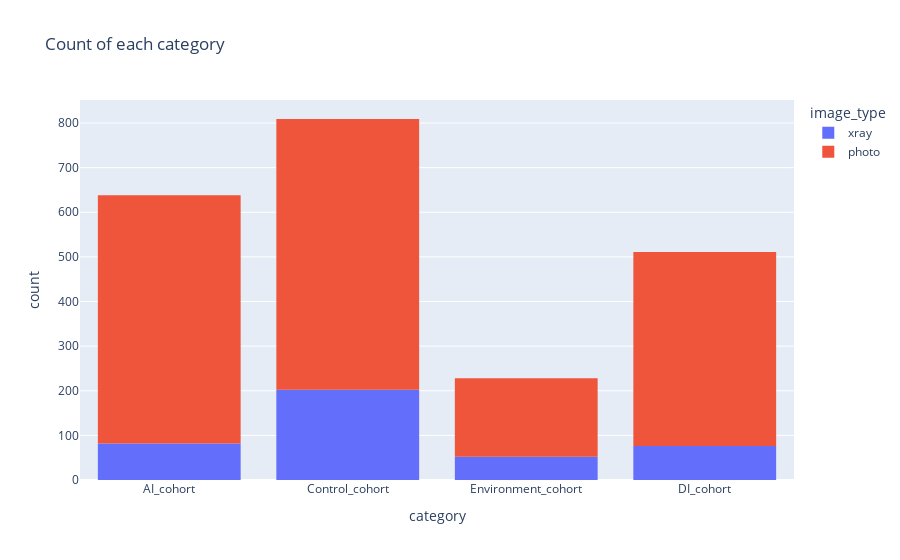

Here is the notebook cell this chart was saved with:
### Code cell
# visualize count of each category 
import plotly.express as px
fig = px.histogram(df, x="category", color="image_type", title="Count of each category")
fig.show()

# calculate number of images in each category and image_type
df.groupby(['category', 'image_type']).size()

### Figure 1 — Plotly figure (JSON) as saved in the notebook; plotly's stock layout.template omitted (floating-point values rounded to 4 significant figures; data arrays with more than 128 entries replaced by an {"elided": "..."} marker saying what was removed)
{"data": [{"alignmentgroup": "True", "bingroup": "x", "hovertemplate": "image_type=xray<br>category=%{x}<br>count=%{y}<extra></extra>", "legendgroup": "xray", "marker": {"color": "#636efa", "pattern": {"shape": ""}}, "name": "xray", "offsetgroup": "xray", "orientation": "v", "showlegend": true, "type": "histogram", "x": {"elided": "412 str values"}, "xaxis": "x", "yaxis": "y"}, {"alignmentgroup": "True", "bingroup": "x", "hovertemplate": "image_type=photo<br>category=%{x}<br>count=%{y}<extra></extra>", "legendgroup": "photo", "marker": {"color": "#EF553B", "pattern": {"shape": ""}}, "name": "photo", "offsetgroup": "photo", "orientation": "v", "showlegend": true, "type": "histogram", "x": {"elided": "1774 str values"}, "xaxis": "x", "yaxis": "y"}], "layout": {"barmode": "relative", "legend": {"title": {"text": "image_type"}, "tracegroupgap": 0}, "title": {"text": "Count of each category"}, "xaxis": {"anchor": "y", "domain": [0, 1], "title": {"text": "category"}}, "yaxis": {"anchor": "x", "domain": [0, 1], "title": {"text": "count"}}}}
